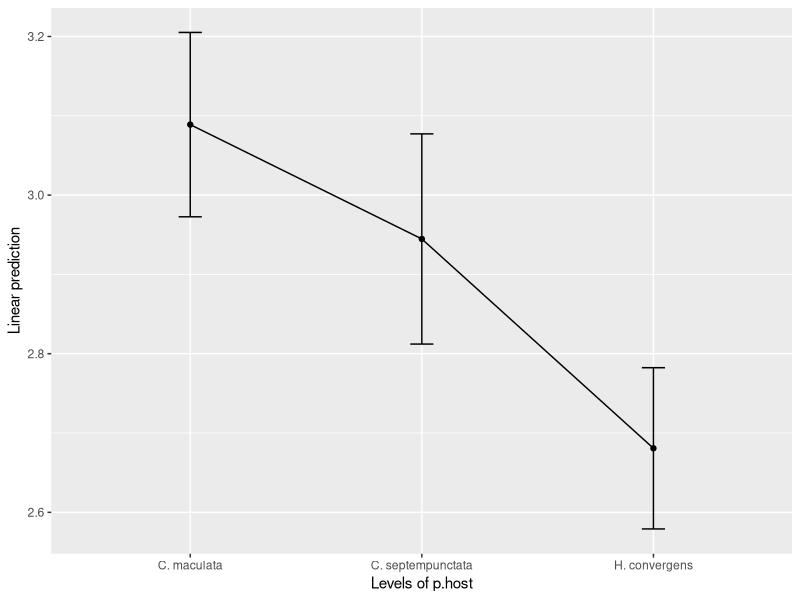
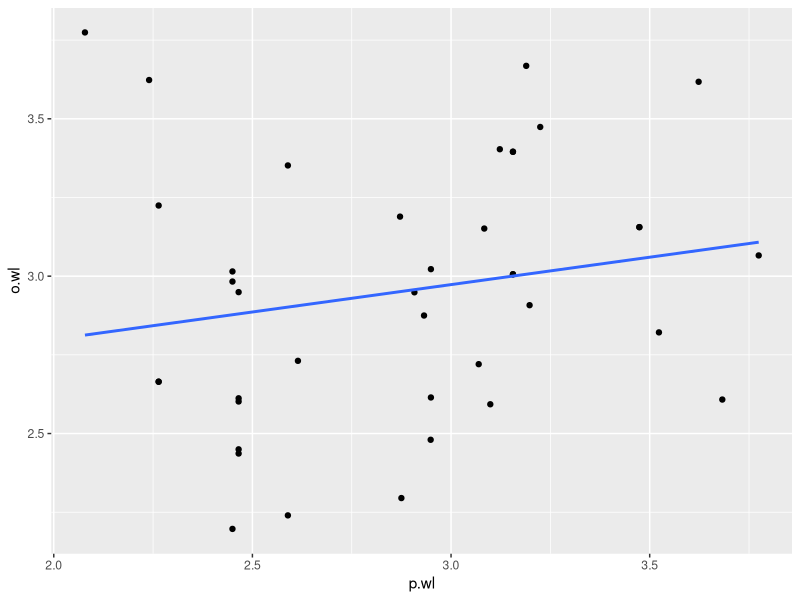

These figures' R source, in order:
## ---- chunk 1
# setwd("/set/path/here")
library(tidyverse)
library(readxl)

wasp <- read_excel("DATA/morph_data_bk.xlsx")
wasp$p.host.sl <- as.factor(wasp$p.host.sl)

## ---- chunk 2

xtabs(~ p.host.sl + o.host.sl, data = wasp)

## ---- chunk 3

lm(p.wl ~ p.host.sl, data = wasp) -> parent.wl.host.sl.lm
anova(parent.wl.host.sl.lm)

## ---- chunk 4

lm(p.wl ~ p.host, data = wasp) -> parent.wl.host.lm
anova(parent.wl.host.lm)

## ---- chunk 5

library(emmeans)
emmeans(parent.wl.host.lm, tukey ~ p.host)

## ---- chunk 6

emmip(parent.wl.host.lm, ~p.host) + geom_errorbar(aes(ymin = yvar - SE, ymax = yvar + SE), width=0.1)

## ---- chunk 7

library(ggplot2)
ggplot(wasp, aes(x = p.wl, y = o.wl)) + geom_point() + geom_smooth(method = "lm", se = F)

## ---- chunk 8

lm(o.wl ~ p.wl, data = wasp) -> wl.p.o.lm
anova(wl.p.o.lm)
summary(wl.p.o.lm)

## ---- chunk 9

lm(o.wl ~p.wl + p.host, data = wasp) -> wl.p.o.phost.lm
anova(wl.p.o.phost.lm)
summary(wl.p.o.phost.lm)

## ---- chunk 10

library(car)
Anova(wl.p.o.phost.lm)

## ---- chunk 11

# emmip(wl.p.o.phost.lm, p.host ~ p.wl, cov.reduce = F) + geom_point(data=wasp, aes(x = p.wl, y = o.wl, color = p.host)) + labs(y = "Offspring wing length", x = "Parent wing length")

## ---- chunk 12

lm(o.wl ~ p.wl * p.host, data = wasp) ->  wl.p.o.phost.int.lm
anova(wl.p.o.phost.int.lm)
summary(wl.p.o.phost.int.lm)


## ---- chunk 13

# emmip(wl.p.o.phost.int.lm, p.host ~ p.wl, cov.reduce = F) + geom_point(data=wasp, aes(x = p.wl, y = o.wl, color = p.host)) + labs(y = "Offspring wing length", x = "Parent wing length")

## ---- chunk 14

lm(o.wl ~ p.host + o.host, data = wasp) -> wl.phost.ohost.lm
anova(wl.phost.ohost.lm)
summary(wl.phost.ohost.lm)

## ---- chunk 15

lm(o.wl ~ p.host * o.host, data = wasp) -> wl.phost.ohost.int.lm
anova(wl.phost.ohost.int.lm)
summary(wl.phost.ohost.int.lm)

## ---- chunk 16

lm(o.wl ~ p.host * o.host + p.wl, data = wasp) -> wl.phost.ohost.p.wl.lm
anova(wl.phost.ohost.p.wl.lm)
summary(wl.phost.ohost.p.wl.lm)
